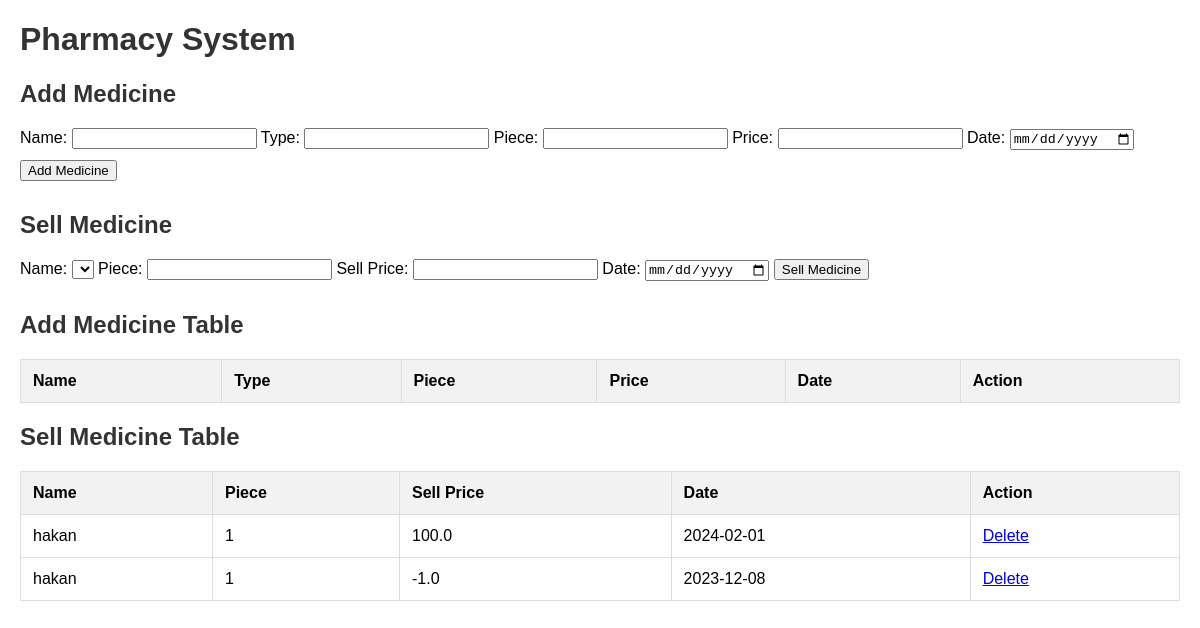
Before: / with the older database file.
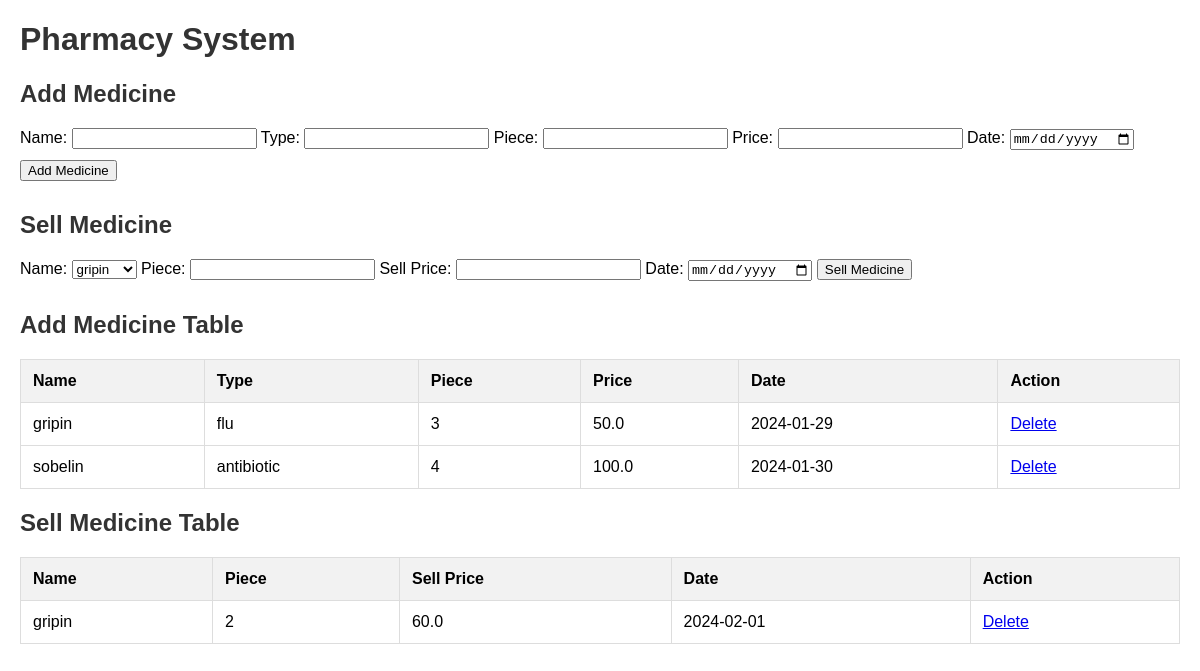
After: the same page with the newer database file.
### app.py (models this page shows)
class SellMedicine(db.Model):
    id = db.Column(db.Integer, primary_key=True)
    name = db.Column(db.String(100), nullable=False)
    piece = db.Column(db.Integer, nullable=False)
    sell_price = db.Column(db.Float, nullable=False)  # Added column for selling price
    date = db.Column(db.DateTime, default=datetime.utcnow)

class AddMedicine(db.Model):
    id = db.Column(db.Integer, primary_key=True)
    name = db.Column(db.String(100), nullable=False)
    type = db.Column(db.String(100), nullable=False)
    piece = db.Column(db.Integer, nullable=False)
    price = db.Column(db.Float, nullable=False)
    date = db.Column(db.DateTime, default=datetime.utcnow)

### app.py (the view)
@app.route('/')
def index():
    add_medicines = AddMedicine.query.all()
    sell_medicines = SellMedicine.query.all()
    return render_template('index.html', add_medicines=add_medicines, sell_medicines=sell_medicines)

### templates/index.html (shortened to what this page needs)
<!DOCTYPE html>
<html lang="en">
<head>
    <link rel="stylesheet" href="{{ url_for('static', filename='style.css') }}">
</head>
<body>
    <h1>Pharmacy System</h1>
    <div>
        <h2>Add Medicine</h2>
        <form action="{{ url_for('add_medicine_form') }}" method="post">
            <label for="name">Name:</label>
            <input type="text" name="name" required>
            <label for="type">Type:</label>
            <input type="text" name="type" required>
            <label for="piece">Piece:</label>
            <input type="number" name="piece" required>
            <label for="price">Price:</label>
            <input type="number" name="price" step="0.01" required>
            <label for="date">Date:</label>
            <input type="date" name="date" required>
            <button type="submit">Add Medicine</button>
        </form>
    </div>
    <div>
        <h2>Sell Medicine</h2>
        <form action="{{ url_for('sell_medicine_form') }}" method="post">
            <label for="name">Name:</label>
            <select name="name" required>
                {% for medicine in add_medicines %}
                    <option value="{{ medicine.name }}">{{ medicine.name }}</option>
                {% endfor %}
            </select>
            <label for="piece">Piece:</label>
            <input type="number" name="piece" required>
            <label for="sell_price">Sell Price:</label>
            <input type="number" name="sell_price" step="0.01" required>
            <label for="date">Date:</label>
            <input type="date" name="date" required>
            <button type="submit">Sell Medicine</button>
        </form>
    </div>
    <h2>Add Medicine Table</h2>
    <table>
        <thead>
            <tr>
                <th>Name</th>
                <th>Type</th>
                <th>Piece</th>
                <th>Price</th>
                <th>Date</th>
                <th>Action</th>
            </tr>
        </thead>
        <tbody>
            {% for medicine in add_medicines %}
            <tr>
                <td>{{ medicine.name }}</td>
                <td>{{ medicine.type }}</td>
                <td>{{ medicine.piece }}</td>
                <td>{{ medicine.price }}</td>
                <td>{{ medicine.date.strftime('%Y-%m-%d') }}</td>
                <td><a href="{{ url_for('delete_add_medicine', table='add', id=medicine.id) }}">Delete</a></td>
            </tr>
            {% endfor %}
        </tbody>
    </table>
<h2>Sell Medicine Table</h2>
<table>
    <thead>
        <tr>
            <th>Name</th>
            <th>Piece</th>
            <th>Sell Price</th>
            <th>Date</th>
            <th>Action</th>
        </tr>
    </thead>
    <tbody>
        {% for medicine in sell_medicines %}
        <tr>
            <td>{{ medicine.name }}</td>
            <td>{{ medicine.piece }}</td>
            <td>{{ medicine.sell_price }}</td>
            <td>{{ medicine.date.strftime('%Y-%m-%d') }}</td>
            <td><a href="{{ url_for('delete_sell_medicine', table='sell', id=medicine.id) }}">Delete</a></td>
        </tr>
        {% endfor %}
    </tbody>
</table>
</body>
</html>

### static/style.css (style rules this page uses)
body { font-family: Arial, sans-serif; margin: 20px; }
h1, h2 { color: #333; }
form { margin-bottom: 20px; }
input, select, button { margin-bottom: 10px; }
table { width: 100%; border-collapse: collapse; margin-bottom: 20px; }
table, th, td { border: 1px solid #ddd; }
th, td { padding: 12px; text-align: left; }
th { cursor: pointer; background-color: #f2f2f2; }

Changed rows visible on the page:
removed SellMedicine: name "hakan", piece "1", sell_price "-1.0", date "2023-12-08"
added AddMedicine: name "gripin", type "flu", piece "3", price "50.0", date "2024-01-29"
added AddMedicine: name "sobelin", type "antibiotic", piece "4", price "100.0", date "2024-01-30"
changed SellMedicine: name "hakan" → "gripin"; piece "1" → "2"; sell_price "100.0" → "60.0"
Other visible differences:
form field name: (not shown) → "gripin"
